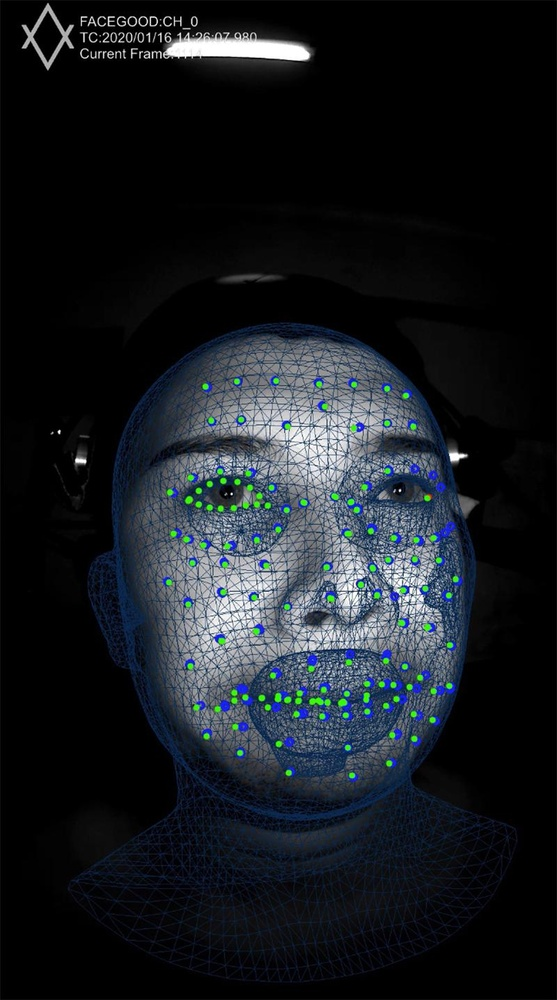
#> input picture backend/test.jpg, 557 x 1000 px, shrunk from 800 x 1436 before the run
$ python -i ela.py   (imports and definitions only)
#> lines starting #> are read from the running program, lines starting #| are printed output that depends on the picture
from PIL import Image, ImageChops, ImageEnhance
import os


def analyze_ela(image_path: str):

#> called with image_path = '../test.jpg'
    temp_path = None

    try:

        # ---------------------------------------------------------
        # OPEN ORIGINAL IMAGE
        # ---------------------------------------------------------

        original = Image.open(image_path)
#> original is the input picture: PIL image 557x1000 RGB; mean R, G, B 24.5, 29, 34

        original_format = original.format
#> original_format = 'JPEG'

        image = original.convert("RGB")


        # ---------------------------------------------------------
        # ELA WORKS BEST WITH JPEG
        # ---------------------------------------------------------

        if original_format not in ("JPEG", "JPG"):

            return {
                "ela_risk": 0,
                "ela_mean": 0,
                "ela_max": 0,
                "finding": (
                    "ELA works best with JPEG images. "
                    f"Detected format: {original_format}"
                ),
                "ela_image": None
            }


        # ---------------------------------------------------------
        # RECOMPRESS IMAGE
        # ---------------------------------------------------------

        temp_path = image_path + ".temp.jpg"

        image.save(
            temp_path,
            "JPEG",
            quality=90
        )


        # ---------------------------------------------------------
        # LOAD RECOMPRESSED IMAGE
        # ---------------------------------------------------------

        recompressed = Image.open(
            temp_path
        ).convert("RGB")


        # ---------------------------------------------------------
        # CALCULATE DIFFERENCE
        # ---------------------------------------------------------

        difference = ImageChops.difference(
            image,
            recompressed
        )
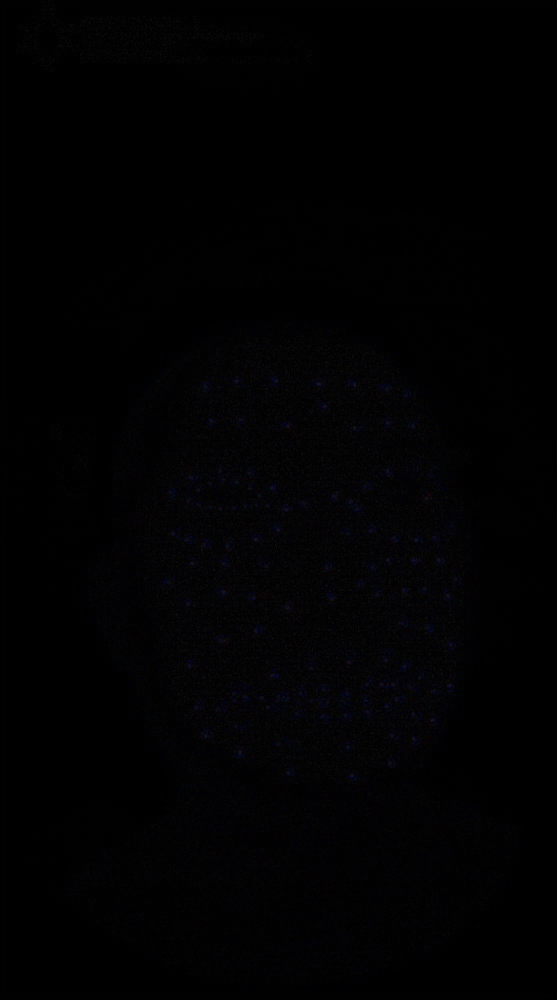
#> difference: PIL image 557x1000 RGB; mean R, G, B 1.4, 1.2, 1.8


        extrema = difference.getextrema()
#> extrema = ((0, 31), (0, 29), (0, 57))


        max_difference = max(
            channel[1]
            for channel in extrema
        )
#> max_difference = 57


        scale = 255 / max(
            max_difference,
            1
        )
#> scale = 4.47


        # ---------------------------------------------------------
        # ENHANCE ELA VISUALIZATION
        # ---------------------------------------------------------

        ela_image = ImageEnhance.Brightness(
            difference
        ).enhance(scale)
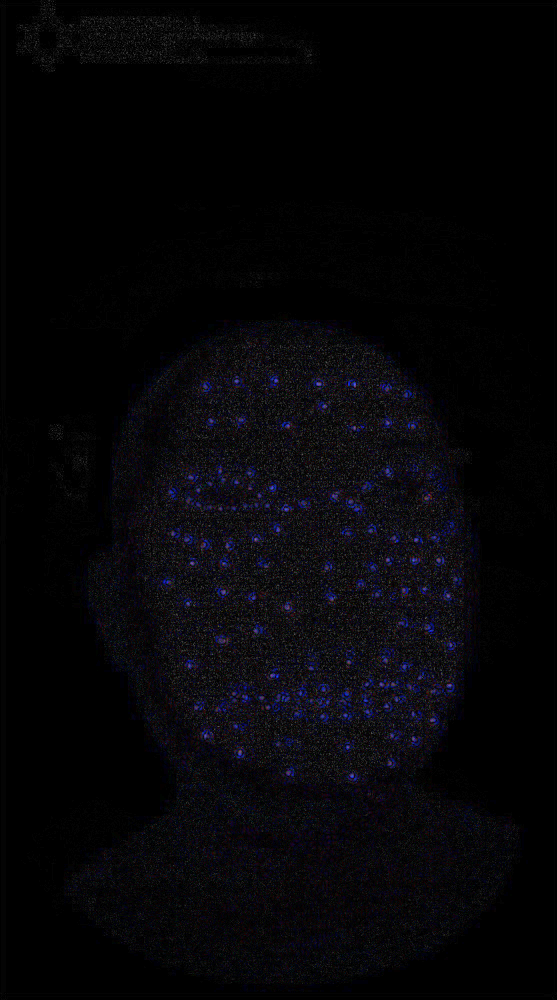
#> ela_image: PIL image 557x1000 RGB; mean R, G, B 5.8, 5.3, 7.9


        # ---------------------------------------------------------
        # CALCULATE ELA STATISTICS
        # ---------------------------------------------------------

        gray = ela_image.convert("L")

        pixels = list(
            gray.getdata()
        )
#> pixels = 557000 items


        mean_value = (
            sum(pixels) / len(pixels)
            if pixels
            else 0
        )
#> mean_value = 5.77


        max_value = (
            max(pixels)
            if pixels
            else 0
        )
#> max_value = 113


        # ---------------------------------------------------------
        # ELA RISK
        # ---------------------------------------------------------

        if mean_value >= 35:

            ela_risk = 35

            finding = (
                "Strong ELA variation detected"
            )

        elif mean_value >= 20:

            ela_risk = 20

            finding = (
                "Moderate ELA variation detected"
            )

        elif mean_value >= 10:

            ela_risk = 10

            finding = (
                "Low ELA variation detected"
            )

        else:

            ela_risk = 0

            finding = (
                "No strong ELA variation detected"
            )


        # ---------------------------------------------------------
        # CREATE ELA DIRECTORY
        # ---------------------------------------------------------

        ela_directory = os.path.join(
            os.path.dirname(image_path),
            "ela"
        )

        os.makedirs(
            ela_directory,
            exist_ok=True
        )


        # ---------------------------------------------------------
        # CREATE ELA IMAGE NAME
        # ---------------------------------------------------------

        base_name = os.path.splitext(
            os.path.basename(image_path)
        )[0]


        ela_filename = (
            f"{base_name}_ela.jpg"
        )


        ela_path = os.path.join(
            ela_directory,
            ela_filename
        )


        # ---------------------------------------------------------
        # SAVE ELA IMAGE
        # ---------------------------------------------------------

        ela_image.save(
            ela_path,
            "JPEG",
            quality=95
        )


        # ---------------------------------------------------------
        # DELETE TEMP FILE
        # ---------------------------------------------------------

        if os.path.exists(temp_path):

            os.remove(temp_path)

            temp_path = None


        # ---------------------------------------------------------
        # RETURN RESULT
        # ---------------------------------------------------------

        return {

            "ela_risk": ela_risk,

            "ela_mean": round(
                mean_value,
                2
            ),

            "ela_max": int(
                max_value
            ),

            "finding": finding,

            # IMPORTANT:
            # Frontend App.jsx uses this key
            "ela_image": (
                f"/uploads/ela/{ela_filename}"
            )
        }


    except Exception as e:

        # ---------------------------------------------------------
        # CLEANUP TEMP FILE
        # ---------------------------------------------------------

        if (
            temp_path
            and
            os.path.exists(temp_path)
        ):

            try:

                os.remove(
                    temp_path
                )

            except Exception:

                pass


        # ---------------------------------------------------------
        # ERROR RESPONSE
        # ---------------------------------------------------------

        return {

            "ela_risk": 0,

            "ela_mean": 0,

            "ela_max": 0,

            "finding": (
                f"ELA analysis error: {str(e)}"
            ),

            "ela_image": None
        }

>>> result = analyze_ela('../test.jpg')
#> result = {'ela_risk': 0, 'ela_mean': 5.77, 'ela_max': 113, 'finding': 'No strong ELA variation detected', 'ela_image': '/uploads/ela/test_ela.jpg'}
